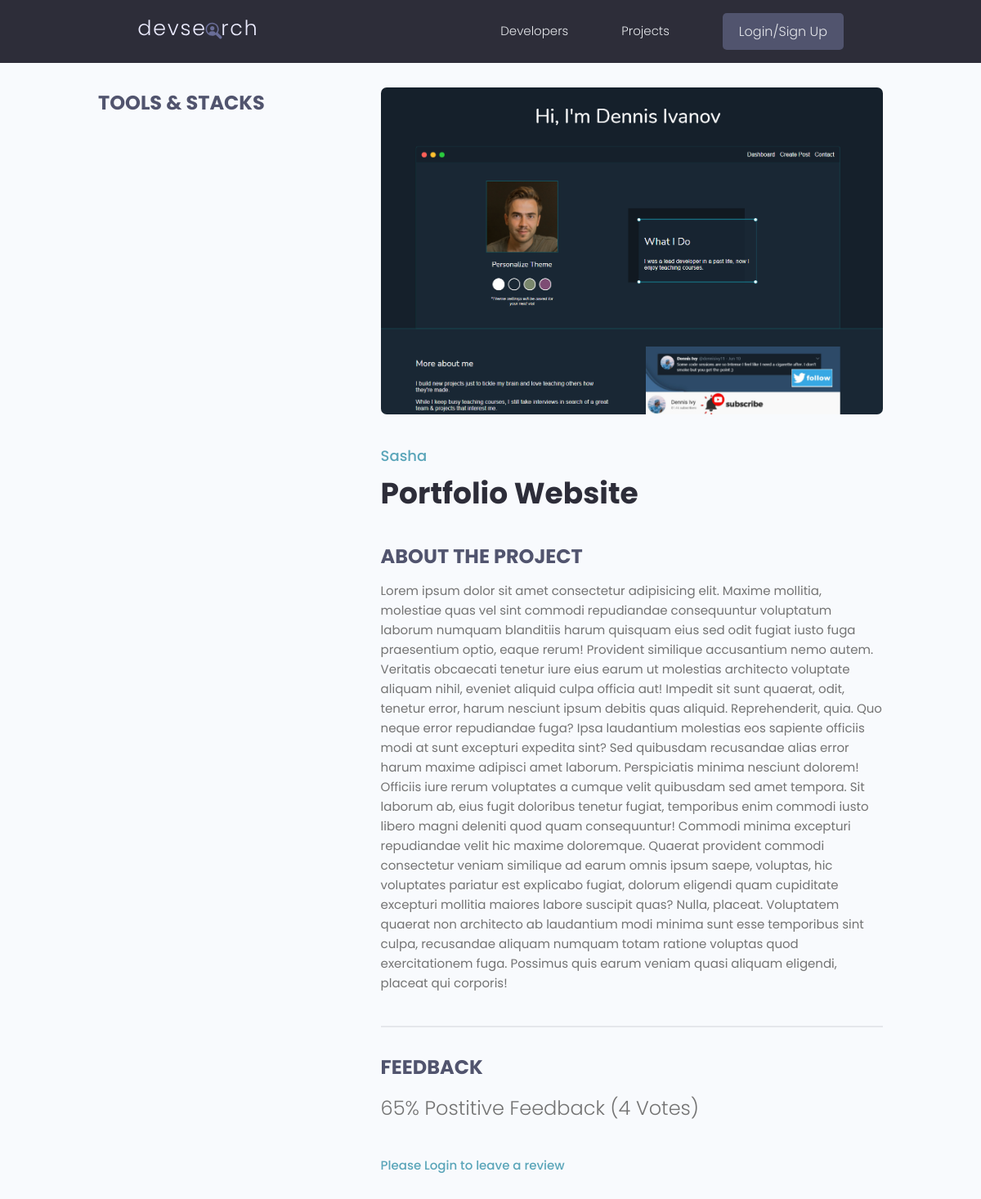
The app's page /projects/project/942e4fe0-7185-46f1-bbf8-d0a756c8e21a/, older data.
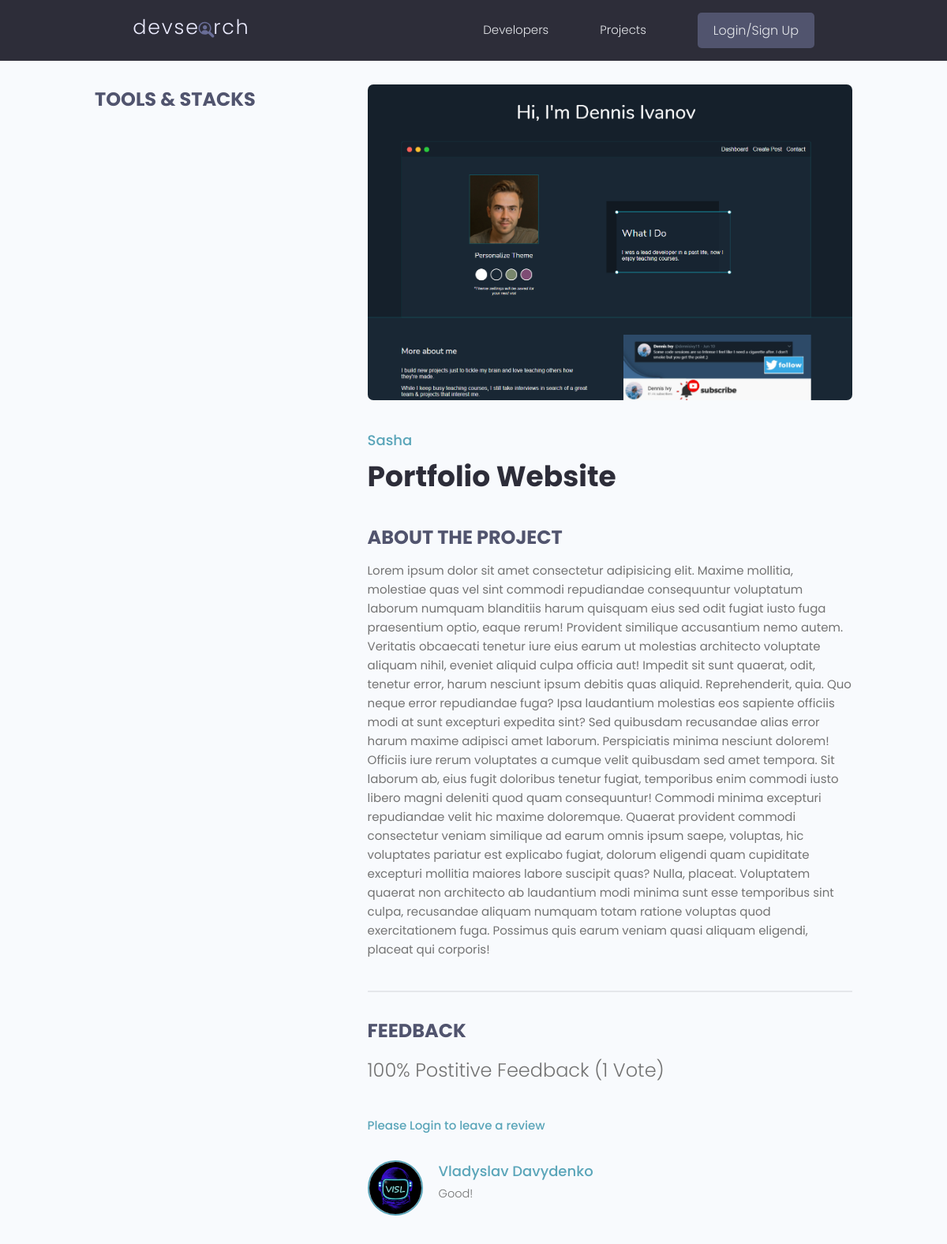
The same page, newer data.
### projects/models.py (models this page shows, shortened)
class Project(models.Model):
    owner = models.ForeignKey(Profile, null = True, blank=True, on_delete=models.SET_NULL)
    title = models.CharField(max_length=200)
    description = models.TextField(null=True, blank=True)
    featured_image = models.ImageField(null=True, blank=True, default="default.jpg")
    demo_link = models.CharField(max_length=2000, null=True, blank=True)
    source_link = models.CharField(max_length=2000, null=True, blank=True)
    vote_total = models.IntegerField(default=0, null=True, blank=True)
    vote_ratio = models.IntegerField(default=0, null=True, blank=True)
    tags = models.ManyToManyField('Tag', blank=True)
    created = models.DateTimeField(auto_now_add=True)
    id = models.UUIDField(default=uuid.uuid4, unique=True, primary_key=True, editable=False)
    class Meta:
        ordering=['-vote_ratio', '-vote_total', 'title']
    @property
    def reviewers(self):
        queryset = self.review_set.all().values_list('owner__id', flat=True)
        return queryset

class Review(models.Model):
    VOTE_TYPE =(
       ( "up", "Up Vote"),
        ("down", "Down Vote")
    )
    owner = models.ForeignKey(Profile, on_delete=models.CASCADE, null=True, blank=True)
    project = models.ForeignKey(Project, on_delete=models.CASCADE)
    body = models.TextField(null=True, blank=True)
    value = models.CharField(max_length=200, choices=VOTE_TYPE)
    created = models.DateTimeField(auto_now_add=True)
    id = models.UUIDField(default=uuid.uuid4, unique=True, primary_key=True, editable=False)
    class Meta:
        unique_together = [['owner', 'project']]

### users/models.py (models this page shows, shortened)
class Profile(models.Model):
    user = models.OneToOneField(User, on_delete=models.CASCADE, null=True, blank=True)
    name = models.CharField(max_length=200, blank=True, null=True)
    email = models.EmailField(max_length=500, blank=True, null=True)
    username = models.CharField(max_length=200, blank=True, null=True)
    location = models.CharField(max_length=200, blank=True, null=True)
    short_intro = models.CharField(max_length=200, blank=True, null=True)
    bio = models.TextField(blank=True, null=True)
    profile_image = models.ImageField(null = True, blank=True, upload_to='profiles/', default= 'profiles/user-default.png')
    social_github = models.CharField(max_length=200, blank=True, null=True)
    social_stackoverflow = models.CharField(max_length=200, blank=True, null=True)
    social_twitter = models.CharField(max_length=200, blank=True, null=True)
    social_linkedin = models.CharField(max_length=200, blank=True, null=True)
    social_website = models.CharField(max_length=200, blank=True, null=True)
    id = models.UUIDField(default=uuid.uuid4, unique=True, primary_key=True, editable=False)

### projects/views.py (the view, shortened to what this page needs)
# urls.py: path('project/<str:pk>/', views.project, name="single-project"),
def project(request, pk):
    projectObj = Project.objects.get(id=pk)
    form = ReviewForm()
    return render(request, "projects/single-project.html", {'project': projectObj, 'form': form})

### projects/templates/projects/single-project.html (shortened to what this page needs)
{% extends 'main.html'%}
{% block content%}
<main class="singleProject my-md">
    <div class="container">
      <div class="layout">
        <div class="column column--1of3">
          <h3 class="singleProject__subtitle">Tools & Stacks</h3>
        </div>
        <div class="column column--2of3">
          <img class="singleProject__preview" src="{{project.featured_image.url}}" alt="portfolio thumbnail" />
          <a href="profile.html" class="singleProject__developer">{{project.owner.name}}</a>
          <h2 class="singleProject__title">{{project.title}}</h2>
          <h3 class="singleProject__subtitle">About the Project</h3>
          <div class="singleProject__info">
            {{project.description}}
          </div>
          <div class="comments">
            <h3 class="singleProject__subtitle">Feedback</h3>
            <h5 class="project--rating">
              {{project.vote_ratio}}% Postitive Feedback ({{project.vote_total}} Vote{{project.vote_total|pluralize:"s"}})
            </h5>
            {% if request.user.profile.id in project.reviewers%}
            <p>You have already submitted your review for this project</p>
            {% elif request.user.profile == project.owner %}
            <p>You cannot review your own work</p>
            {% else %}
            <a href="{% url 'login' %}?next={{request.path}}">Please Login to leave a review</a>
            {% endif %}
            <div class="commentList">
              {%for review in project.review_set.all%}
              {% if review.body %}
              <div class="comment">
                <a href="{% url 'user-profile' review.owner.id %}">
                  <img class="avatar avatar--md"
                    src="{{review.owner.profile_image.url}}" alt="user" />
                </a>
                <div class="comment__details">
                  <a href="{% url 'user-profile' review.owner.id %}" class="comment__author">{{review.owner.name}}</a>
                  <p class="comment__info">{{review.body|linebreaksbr}}</p>
                </div>
              </div>
              {% endif %}
              {% endfor %}
            </div>
          </div>
        </div>
      </div>
    </div>
  </main>
{% endblock content%}

### templates/main.html (shortened to what this page needs)
<!DOCTYPE html>
{% load static %}
<html>
<head>
    <link rel="stylesheet" href="https://cdnjs.cloudflare.com/ajax/libs/font-awesome/4.7.0/css/font-awesome.min.css">
    <link rel="stylesheet" href="{% static 'uikit/styles/uikit.css' %}" />
    <link rel="stylesheet" href="{% static 'styles/app.css' %}" />
</head>
<body>
    {% include 'navbar.html' %}
    {% block content %}
    {% endblock content %}
</body>
</html>

### templates/navbar.html (shortened to what this page needs)
{% load static %}
<header class="header">
    <div class="container container--narrow">
      <a href="{% url 'profiles' %}" class="header__logo">
        <img src="{% static 'images/logo.svg' %}" alt="DevSearch Logo" />
      </a>
      <nav class="header__nav">
        <ul class="header__menu">
          <li class="header__menuItem"><a href="{% url 'profiles' %}">Developers</a></li>
          <li class="header__menuItem"><a href="{% url 'projects' %}">Projects</a></li>
          {% if request.user.is_authenticated %}
          <li class="header__menuItem"><a href="{% url 'inbox' %}">Inbox</a></li>
          <li class="header__menuItem"><a href="{% url 'account' %}">Account</a></li>
          <li class="header__menuItem"><a href="{% url 'logout' %}" class="btn btn--sub">Logout</a></li>
          {% else %}
          <li class="header__menuItem"><a href="{% url 'login' %}" class="btn btn--sub">Login/Sign Up</a></li>
          {% endif %}
        </ul>
      </nav>
    </div>
  </header>

### static/styles/app.css (style rules this page uses)
:root { --color-sub: #2d2d39; }
.btn--sub { background-color: var(--color-sub-light); }
img { width: 100%; }
.header { position: sticky; z-index: 111; background-color: var(--color-sub); padding: 1.5rem 0; }
.header > .container { display: flex; justify-content: space-between; align-items: center; }
.header__logo > img { height: 3.8rem; }
.header__nav > ul { display: inline-flex; align-items: center; list-style: none; gap: 6.5rem; }
.header__menuItem > a { color: var(--color-light); font-weight: 300; }
.singleProject .column--1of3 { order: 2; }
@media screen and (min-width: 1081px) { .singleProject .column--1of3 { order: 1; } }
@media screen and (min-width: 1081px) { .singleProject .column--2of3 { order: 2; } }
.singleProject__preview { height: 50vh; object-fit: cover; object-position: top center; margin-bottom: 3rem; border-radius: 0.7rem; }
.singleProject__developer { font-size: 1.8rem; font-weight: 500; }
.singleProject__title { font-size: 3.6rem; font-weight: 700; color: var(--color-sub); margin-bottom: 3rem; }
.project--rating { margin-bottom: 1.6em; margin-top: .5em; }
.singleProject__subtitle { text-transform: uppercase; font-size: 2.4rem; font-weight: 700; color: var(--color-sub-light); margin-bottom: 1rem; }
.comments { margin-top: 4rem; padding-top: 3rem; border-top: 2px solid var(--color-light); }
.commentList { margin: 3rem 0; }
.comment { display: flex; gap: 2rem; }
.comment__author { font-size: 1.8rem; }
.comment__info { font-size: 1.45rem; }

### static/uikit/styles/modules/_variables.css (style rules this page uses)
:root { --color-main: #5aa5b9; --color-main-light: #e6faff; --color-sub: #3f4156; --color-sub-light: #51546e; --color-sub-lighter: #ededfd; --color-text: #737373; --color-gray: #8b8b8b; --color-light: #e5e7eb; --color-light-gray: #767676; --color-bg: #f8fafd; --color-white: #fffefd; --color-white-light: #f3f3f3; --color-success: #359e64; --color-success-bg: #def8e8; --color-error: #fc4b0b; --color-error-bg: #fff2ee; --font-base: 'Poppins', arial, helvetica, 'Segoe UI', roboto, ubuntu, sans-serif; --font-monospace: 'Fira Code', 'Courier New', courier, monospace; --font-regular: 300; --font-medium: 500; --font-bold: 700; --generic-shadow: 1px 1px 5px #00000010; --generic-transition: all 0.3s ease-in-out; }

### static/uikit/styles/modules/_base.css (style rules this page uses)
* { margin: 0; padding: 0; box-sizing: border-box; text-rendering: optimizeLegibility; color: inherit; font-size: inherit; }
html { font-size: 50%; }
@media only screen and (min-width: 480px) { html { font-size: 56.25%; } }
@media only screen and (min-width: 1200px) { html { font-size: 62.5%; } }
body { line-height: 1.6; font-weight: 400; font-size: 1.5rem; color: var(--color-text); background-color: var(--color-bg); min-height: 100vh; }

### static/uikit/styles/modules/_typography.css (style rules this page uses)
* { font-family: var(--font-base); }
h2 { font-size: 3.6rem; font-weight: var(--font-bold); }
h3 { font-size: 3.2rem; font-weight: var(--font-medium); }
h5 { font-size: 2.4rem; font-weight: var(--font-medium); }
h5, h6 { font-weight: var(--font-regular); }
p, span, strong { font-size: 1.6rem; color: var(--color-text); font-weight: var(--font-regular); }
a { padding-bottom: 2px; text-decoration: none; display: inline-block; color: var(--color-main); font-weight: var(--font-medium); }

### static/uikit/styles/modules/_utilities.css (style rules this page uses)
.container { width: 92%; max-width: 165rem; margin: 0 auto; box-sizing: border-box; }
.container--narrow { width: 92%; max-width: 120rem; }
@media screen and (min-width: 1000px) { .container { width: 90%; } }
@media screen and (min-width: 1000px) { .container--narrow { width: 85%; } }
@media screen and (min-width: 1200px) { .container { width: 80%; } }
@media screen and (min-width: 1200px) { .container--narrow { width: 72%; } }
.my-md { margin: 3rem auto; }

### static/uikit/styles/modules/_avatar.css (style rules this page uses)
.avatar { border-radius: 50%; border: 2px solid var(--color-main); object-fit: cover; }
.avatar--md { height: 7rem; width: 7rem; }

### static/uikit/styles/modules/_button.css (style rules this page uses)
.btn { display: inline-block; position: relative; cursor: pointer; background-color: var(--color-light); font-weight: var(--font-medium); color: var(--color-sub); text-decoration: none; padding: 1rem 2rem; border-radius: 0.5rem; border: none; width: -webkit-fit-content; width: -moz-fit-content; width: fit-content; height: -webkit-fit-content; height: -moz-fit-content; height: fit-content; font-size: 1.6rem; outline-width: 0; outline-color: transparent; -webkit-backface-visibility: hidden; backface-visibility: hidden; transition: all 0.3s ease-in-out; }
.btn--sub { background-color: var(--color-sub); color: var(--color-white); }

Row changes from the older to the newer data that the page shows:
changed Project "Portfolio Website": vote_ratio "65" → "100"; vote_total "4" → "1"
added Review: owner.profile_image (picture), owner.name "Vladyslav Davydenko", body "Good!"
